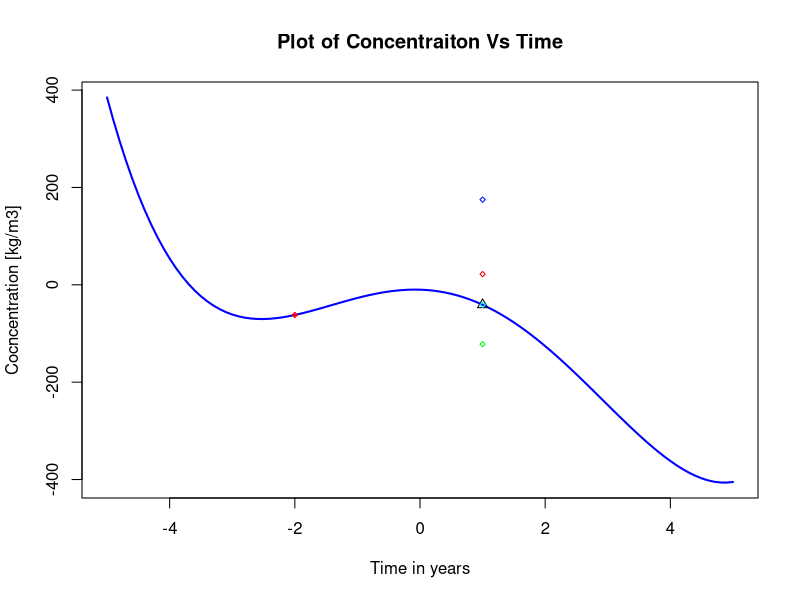

Write R code to recreate this figure.
# Taylor Series by a polynomial ------------------------------------------------

rm(list = ls()) 

# Define your independent variable
x = seq(-5, 5, by=0.1)   

# Calculate your dependent variable which is a third order polynomial 
y = x^4-3*x^3-25*x^2-4*x-10  # Concentration in the lake, C     [Kg/m3]

# Plot the result
plot(x,y, type = "l", col="Blue",lwd=2,xlab = 'Time in years', 
     ylab = 'Cocncentration [kg/m3]',
     main = "Plot of Concentraiton Vs Time")

X1 = -2
Y1 = X1^4-3*X1^3-25*X1^2-4*X1-10 
dx = 3

X2 = X1+dx
Y =  X2^4-3*X2^3-25*X2^2-4*X2-10 
points(X1,Y1,pch=9, cex=0.5, col="Red")
points(X2,Y,pch=2,cex=1,col="Black")
print(paste("For X =", X2, "; the exact value of Y =", Y))

# First Derivatives only --------------------------------------------------

d1 = 4*X1^3-9*X1^2-50*X1-4
Y2= Y1 + d1*dx

points(X2,Y2,pch=5, cex=0.5, col="Red")

DD = Y - Y2

cat(paste("For X =", X2, "; the exact value of Y =", Y,
            "and \n the value calculated by the 1st derivatives only =",
            Y2, "\n which differs from the exact value by ", DD))

# Second derivatives ------------------------------------------------------

d2 = 12*X1^2-18*X1-50
Y2= Y1 + d1*dx + d2*(dx^2/factorial(2))
points(X2,Y2,pch=5, cex=0.5, col="Blue")
DD = Y - Y2

cat(paste("For X =", X2, "; the exact value of Y =", Y,
          "and \n the value calculated up to the 2nd derivatives =",
          Y2, "\n which differs from the exact value by ", DD))

# Third derivatives -------------------------------------------------------

d3 = 24*X1-18
Y2= Y1 + d1*dx + d2*(dx^2/factorial(2)) + d3*(dx^3/factorial(3))
points(X2,Y2,pch=5, cex=0.5, col="Green")
DD = Y - Y2

cat(paste("For X =", X2, "; the exact value of Y =", Y,
          "and \n the value calculated up to the 3rd derivatives =",
          Y2, "\n which differs from the exact value by ", DD))


# Fourth Derivatives ------------------------------------------------------

d4 = 24
Y2= Y1 + d1*dx + d2*(dx^2/factorial(2)) + d3*(dx^3/factorial(3)) + 
  d4*(dx^4/factorial(4)) 
points(X2,Y2,pch=5, cex=0.5, col="Cyan")
DD = Y - Y2

cat(paste("For X =", X2, "; the exact value of Y =", Y,
          "and \n the value calculated up to the 4th derivatives =",
          Y2, "\n which differs from the exact value by ", DD,
          "\n which is the exact value, because it was a 4th order polynomial"))
